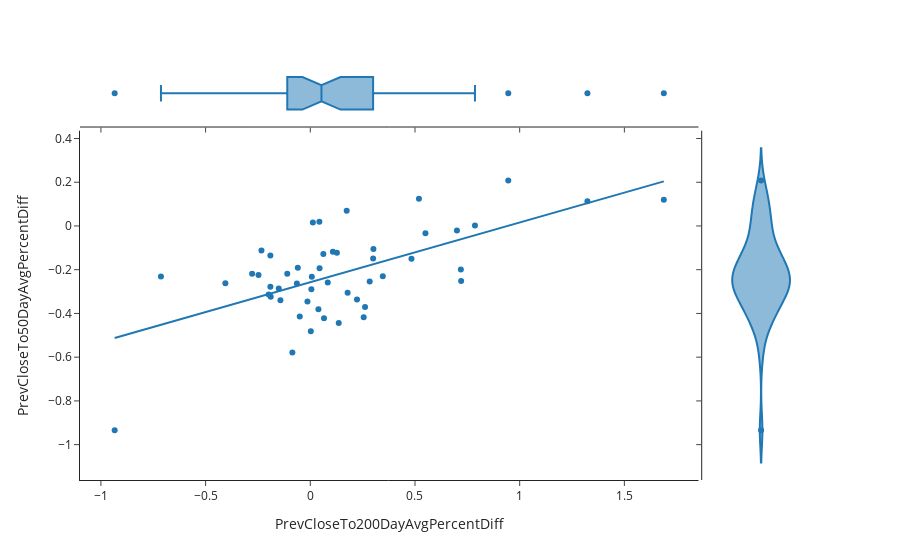
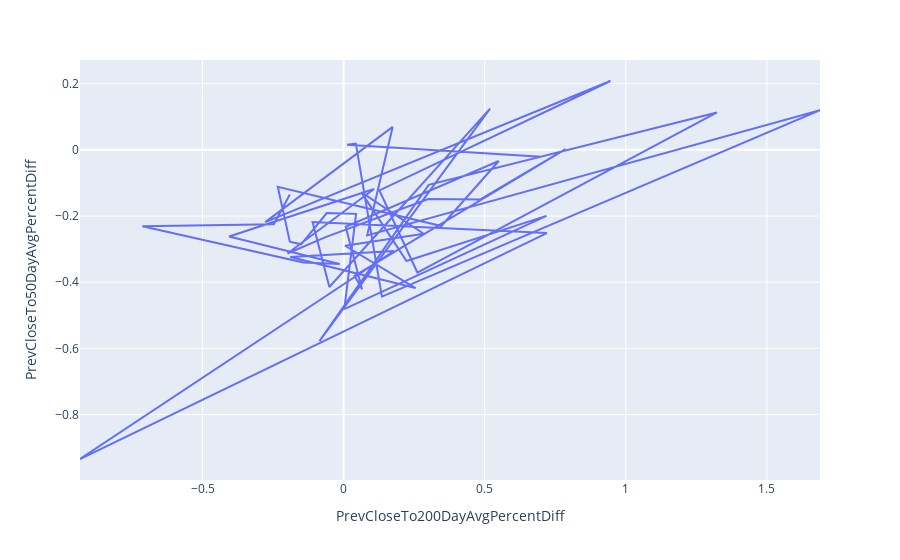

Here is the notebook cell these charts were saved with, in order:
### Code cell
fig.show()
fig_2.show()

### Figure 1 — Plotly figure (JSON) as saved in the notebook; plotly's stock layout.template omitted (floating-point values rounded to 4 significant figures)
{"data": [{"hovertemplate": "PrevCloseTo200DayAvgPercentDiff=%{x}<br>PrevCloseTo50DayAvgPercentDiff=%{y}<extra></extra>", "legendgroup": "", "marker": {"color": "#1F77B4", "symbol": "circle"}, "mode": "markers", "name": "", "orientation": "v", "showlegend": false, "type": "scatter", "x": [0.7003, 0.01224, 0.04339, 0.1358, 1.688, 0.08343, 0.1738, -0.2778, 0.9455, 0.1268, 0.2614, 1.323, 0.3015, -0.0856, 0.519, -0.05043, -0.11, 0.7203, -0.9343, 0.1782, -0.1889, 0.255, 0.005173, 0.2837, 0.06236, 0.2231, 0.719, 0.002465, 0.04425, -0.05971, -0.1506, -0.1905, -0.2334, 0.3462, 0.55, 0.007367, 0.06544, 0.03878, 0.7864, 0.4832, 0.3, -0.064, -0.1989, 0.1079, -0.4056, -0.01356, -0.1427, -0.7133, -0.2474, -0.1906], "xaxis": "x", "y": [-0.02076, 0.01555, 0.01902, -0.4436, 0.1198, -0.2584, 0.06931, -0.2185, 0.2081, -0.1225, -0.3707, 0.1131, -0.1058, -0.5781, 0.1244, -0.4144, -0.2184, -0.2516, -0.9343, -0.3056, -0.324, -0.4177, -0.2898, -0.2535, -0.1277, -0.336, -0.1995, -0.4812, -0.1935, -0.191, -0.2855, -0.2777, -0.1117, -0.2302, -0.03371, -0.2323, -0.4215, -0.3808, 0.002232, -0.1502, -0.1488, -0.2635, -0.3132, -0.1184, -0.262, -0.3452, -0.3402, -0.2306, -0.2247, -0.1351], "yaxis": "y"}, {"alignmentgroup": "True", "hovertemplate": "PrevCloseTo200DayAvgPercentDiff=%{x}<extra></extra>", "legendgroup": "", "marker": {"color": "#1F77B4", "symbol": "circle"}, "name": "", "notched": true, "offsetgroup": "", "showlegend": false, "type": "box", "x": [0.7003, 0.01224, 0.04339, 0.1358, 1.688, 0.08343, 0.1738, -0.2778, 0.9455, 0.1268, 0.2614, 1.323, 0.3015, -0.0856, 0.519, -0.05043, -0.11, 0.7203, -0.9343, 0.1782, -0.1889, 0.255, 0.005173, 0.2837, 0.06236, 0.2231, 0.719, 0.002465, 0.04425, -0.05971, -0.1506, -0.1905, -0.2334, 0.3462, 0.55, 0.007367, 0.06544, 0.03878, 0.7864, 0.4832, 0.3, -0.064, -0.1989, 0.1079, -0.4056, -0.01356, -0.1427, -0.7133, -0.2474, -0.1906], "xaxis": "x3", "yaxis": "y3"}, {"alignmentgroup": "True", "hovertemplate": "PrevCloseTo50DayAvgPercentDiff=%{y}<extra></extra>", "legendgroup": "", "marker": {"color": "#1F77B4", "symbol": "circle"}, "name": "", "offsetgroup": "", "scalegroup": "y", "showlegend": false, "type": "violin", "xaxis": "x2", "y": [-0.02076, 0.01555, 0.01902, -0.4436, 0.1198, -0.2584, 0.06931, -0.2185, 0.2081, -0.1225, -0.3707, 0.1131, -0.1058, -0.5781, 0.1244, -0.4144, -0.2184, -0.2516, -0.9343, -0.3056, -0.324, -0.4177, -0.2898, -0.2535, -0.1277, -0.336, -0.1995, -0.4812, -0.1935, -0.191, -0.2855, -0.2777, -0.1117, -0.2302, -0.03371, -0.2323, -0.4215, -0.3808, 0.002232, -0.1502, -0.1488, -0.2635, -0.3132, -0.1184, -0.262, -0.3452, -0.3402, -0.2306, -0.2247, -0.1351], "yaxis": "y2"}, {"hovertemplate": "<b>OLS trendline</b><br>PrevCloseTo50DayAvgPercentDiff = 0.273244 * PrevCloseTo200DayAvgPercentDiff + -0.257354<br>R<sup>2</sup>=0.388134<br><br>PrevCloseTo200DayAvgPercentDiff=%{x}<br>PrevCloseTo50DayAvgPercentDiff=%{y} <b>(trend)</b><extra></extra>", "legendgroup": "", "marker": {"color": "#1F77B4", "symbol": "circle"}, "mode": "lines", "name": "", "showlegend": false, "type": "scatter", "x": [-0.9343, -0.7133, -0.4056, -0.2778, -0.2474, -0.2334, -0.1989, -0.1906, -0.1905, -0.1889, -0.1506, -0.1427, -0.11, -0.0856, -0.064, -0.05971, -0.05043, -0.01356, 0.002465, 0.005173, 0.007367, 0.01224, 0.03878, 0.04339, 0.04425, 0.06236, 0.06544, 0.08343, 0.1079, 0.1268, 0.1358, 0.1738, 0.1782, 0.2231, 0.255, 0.2614, 0.2837, 0.3, 0.3015, 0.3462, 0.4832, 0.519, 0.55, 0.7003, 0.719, 0.7203, 0.7864, 0.9455, 1.323, 1.688], "xaxis": "x", "y": [-0.5126, -0.4522, -0.3682, -0.3333, -0.3249, -0.3211, -0.3117, -0.3094, -0.3094, -0.309, -0.2985, -0.2964, -0.2874, -0.2807, -0.2748, -0.2737, -0.2711, -0.2611, -0.2567, -0.2559, -0.2553, -0.254, -0.2468, -0.2455, -0.2453, -0.2403, -0.2395, -0.2346, -0.2279, -0.2227, -0.2203, -0.2099, -0.2087, -0.1964, -0.1877, -0.1859, -0.1798, -0.1754, -0.175, -0.1627, -0.1253, -0.1155, -0.1071, -0.066, -0.06088, -0.06055, -0.04246, 0.0009934, 0.1043, 0.204], "yaxis": "y"}], "layout": {"legend": {"tracegroupgap": 0}, "margin": {"t": 60}, "xaxis": {"anchor": "y", "domain": [0, 0.8358], "title": {"text": "PrevCloseTo200DayAvgPercentDiff"}}, "xaxis2": {"anchor": "y2", "domain": [0.8408, 1], "matches": "x2", "showline": false, "showticklabels": false, "ticks": ""}, "xaxis3": {"anchor": "y3", "domain": [0, 0.8358], "matches": "x", "showticklabels": false}, "xaxis4": {"anchor": "y4", "domain": [0.8408, 1], "matches": "x2", "showline": false, "showticklabels": false, "ticks": ""}, "yaxis": {"anchor": "x", "domain": [0, 0.8316], "title": {"text": "PrevCloseTo50DayAvgPercentDiff"}}, "yaxis2": {"anchor": "x2", "domain": [0, 0.8316], "matches": "y", "showticklabels": false}, "yaxis3": {"anchor": "x3", "domain": [0.8416, 1], "matches": "y3", "showline": false, "showticklabels": false, "ticks": ""}, "yaxis4": {"anchor": "x4", "domain": [0.8416, 1], "matches": "y3", "showline": false, "showticklabels": false, "ticks": ""}}}

### Figure 2 — Plotly figure (JSON) as saved in the notebook; plotly's stock layout.template omitted (floating-point values rounded to 4 significant figures)
{"data": [{"hovertemplate": "PrevCloseTo200DayAvgPercentDiff=%{x}<br>PrevCloseTo50DayAvgPercentDiff=%{y}<extra></extra>", "legendgroup": "", "line": {"color": "#636efa", "dash": "solid"}, "mode": "lines", "name": "", "orientation": "v", "showlegend": false, "type": "scatter", "x": [0.7003, 0.01224, 0.04339, 0.1358, 1.688, 0.08343, 0.1738, -0.2778, 0.9455, 0.1268, 0.2614, 1.323, 0.3015, -0.0856, 0.519, -0.05043, -0.11, 0.7203, -0.9343, 0.1782, -0.1889, 0.255, 0.005173, 0.2837, 0.06236, 0.2231, 0.719, 0.002465, 0.04425, -0.05971, -0.1506, -0.1905, -0.2334, 0.3462, 0.55, 0.007367, 0.06544, 0.03878, 0.7864, 0.4832, 0.3, -0.064, -0.1989, 0.1079, -0.4056, -0.01356, -0.1427, -0.7133, -0.2474, -0.1906], "xaxis": "x", "y": [-0.02076, 0.01555, 0.01902, -0.4436, 0.1198, -0.2584, 0.06931, -0.2185, 0.2081, -0.1225, -0.3707, 0.1131, -0.1058, -0.5781, 0.1244, -0.4144, -0.2184, -0.2516, -0.9343, -0.3056, -0.324, -0.4177, -0.2898, -0.2535, -0.1277, -0.336, -0.1995, -0.4812, -0.1935, -0.191, -0.2855, -0.2777, -0.1117, -0.2302, -0.03371, -0.2323, -0.4215, -0.3808, 0.002232, -0.1502, -0.1488, -0.2635, -0.3132, -0.1184, -0.262, -0.3452, -0.3402, -0.2306, -0.2247, -0.1351], "yaxis": "y"}], "layout": {"legend": {"tracegroupgap": 0}, "margin": {"t": 60}, "xaxis": {"anchor": "y", "domain": [0, 1], "title": {"text": "PrevCloseTo200DayAvgPercentDiff"}}, "yaxis": {"anchor": "x", "domain": [0, 1], "title": {"text": "PrevCloseTo50DayAvgPercentDiff"}}}}
